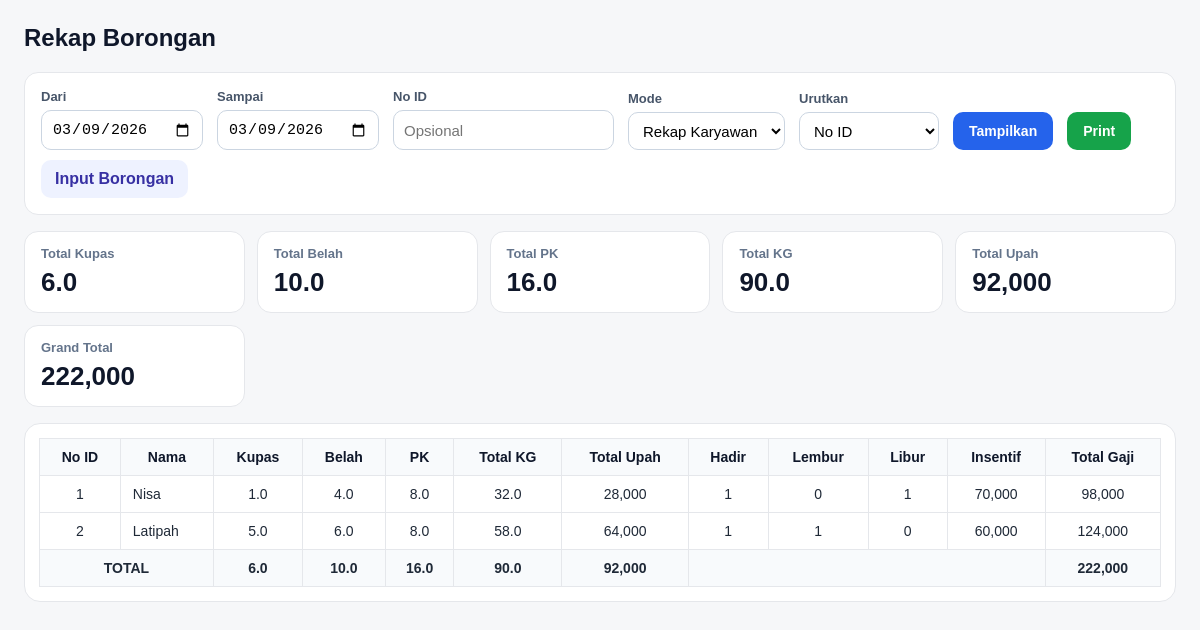
The page /karyawan/borongan/rekap on the database as committed earlier.
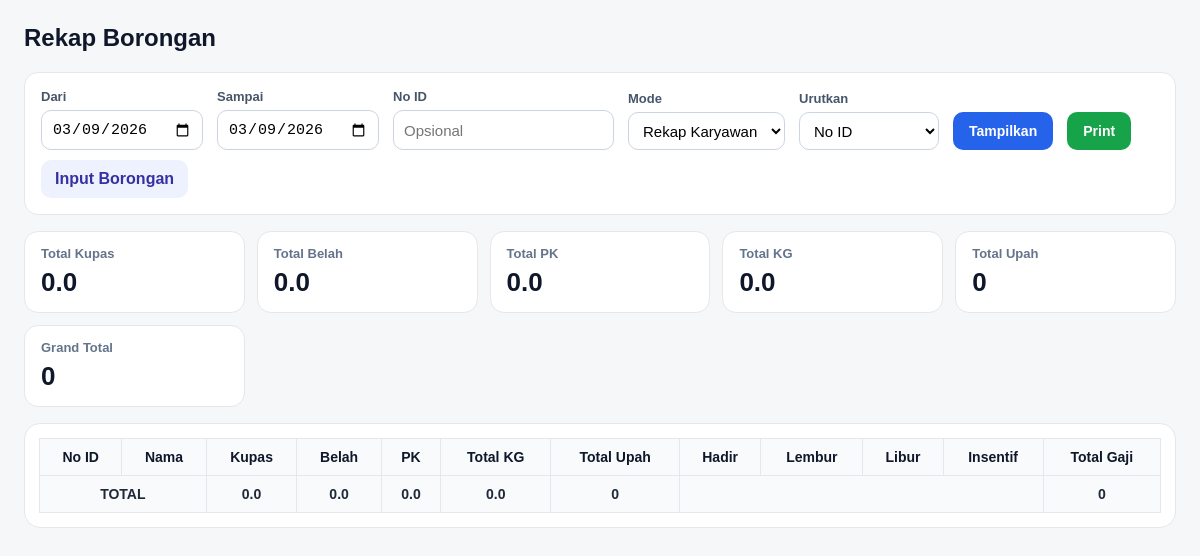
The same page on the database as committed later.
### tables this page shows
CREATE TABLE borongan_logs (
                        id INTEGER PRIMARY KEY AUTOINCREMENT,
                        tanggal TEXT NOT NULL,
                        no_id TEXT NOT NULL,
                        nama TEXT NOT NULL,
                    
                        kupas_xl_koin REAL NOT NULL DEFAULT 0,
                        kupas_l_koin REAL NOT NULL DEFAULT 0,
                        kupas_m_koin REAL NOT NULL DEFAULT 0,
                        kupas_s_koin REAL NOT NULL DEFAULT 0,
                    
                        belah_xl_koin REAL NOT NULL DEFAULT 0,
                        belah_l_koin REAL NOT NULL DEFAULT 0,
                        belah_m_koin REAL NOT NULL DEFAULT 0,
                        belah_s_koin REAL NOT NULL DEFAULT 0,
                    
                        pk_l_kg REAL NOT NULL DEFAULT 0,
                        pk_s_kg REAL NOT NULL DEFAULT 0,
                    
                        kupas_xl_kg REAL NOT NULL DEFAULT 0,
                        kupas_l_kg REAL NOT NULL DEFAULT 0,
                        kupas_m_kg REAL NOT NULL DEFAULT 0,
                        kupas_s_kg REAL NOT NULL DEFAULT 0,
                    
                        belah_xl_kg REAL NOT NULL DEFAULT 0,
                        belah_l_kg REAL NOT NULL DEFAULT 0,
                        belah_m_kg REAL NOT NULL DEFAULT 0,
                        belah_s_kg REAL NOT NULL DEFAULT 0,
                    
                        pk_l_kg_final REAL NOT NULL DEFAULT 0,
                        pk_s_kg_final REAL NOT NULL DEFAULT 0,
                    
                        rate_kupas_xl REAL NOT NULL DEFAULT 0,
                        rate_kupas_l REAL NOT NULL DEFAULT 0,
                        rate_kupas_m REAL NOT NULL DEFAULT 0,
                        rate_kupas_s REAL NOT NULL DEFAULT 0,
                    
                        rate_belah_xl REAL NOT NULL DEFAULT 0,
                        rate_belah_l REAL NOT NULL DEFAULT 0,
                        rate_belah_m REAL NOT NULL DEFAULT 0,
                        rate_belah_s REAL NOT NULL DEFAULT 0,
                    
                        rate_pk_l REAL NOT NULL DEFAULT 0,
                        rate_pk_s REAL NOT NULL DEFAULT 0,
                    
                        subtotal_kupas_xl REAL NOT NULL DEFAULT 0,
                        subtotal_kupas_l REAL NOT NULL DEFAULT 0,
                        subtotal_kupas_m REAL NOT NULL DEFAULT 0,
                        subtotal_kupas_s REAL NOT NULL DEFAULT 0,
                    
                        subtotal_belah_xl REAL NOT NULL DEFAULT 0,
                        subtotal_belah_l REAL NOT NULL DEFAULT 0,
                        subtotal_belah_m REAL NOT NULL DEFAULT 0,
                        subtotal_belah_s REAL NOT NULL DEFAULT 0,
                    
                        subtotal_pk_l REAL NOT NULL DEFAULT 0,
                        subtotal_pk_s REAL NOT NULL DEFAULT 0,
                    
                        total_kg REAL NOT NULL DEFAULT 0,
                        total_upah REAL NOT NULL DEFAULT 0,
                    
                        created_at TEXT NOT NULL DEFAULT CURRENT_TIMESTAMP,
                        updated_at TEXT NOT NULL DEFAULT CURRENT_TIMESTAMP, hadir INTEGER NOT NULL DEFAULT 0, hari_libur INTEGER NOT NULL DEFAULT 0, lembur INTEGER NOT NULL DEFAULT 0, insentif_kehadiran REAL NOT NULL DEFAULT 0, insentif_libur REAL NOT NULL DEFAULT 0, insentif_lembur REAL NOT NULL DEFAULT 0, total_insentif REAL NOT NULL DEFAULT 0, grand_total REAL NOT NULL DEFAULT 0,
                    
                        UNIQUE (tanggal, no_id)
                    );

### karyawan/routes.py (the view)
@karyawan_bp.route("/borongan/rekap")
def borongan_rekap():
    date_from = request.args.get("date_from")
    date_to = request.args.get("date_to")
    sort = request.args.get("sort", "no_id")
    mode = request.args.get("mode", "rekap")
    no_id = request.args.get("no_id", "").strip()
    if not date_from:
        date_from = date.today().isoformat()
    if not date_to:
        date_to = date_from
    conn = get_conn()
    if mode == "detail":
        order_map = {
            "no_id": "CAST(no_id AS INTEGER), no_id, tanggal",
            "nama": "nama, tanggal",
            "upah": "total_upah DESC, tanggal",
            "kg": "total_kg DESC, tanggal",
            "tanggal": "tanggal, CAST(no_id AS INTEGER), no_id"
        }
        order_by = order_map.get(sort, "CAST(no_id AS INTEGER), no_id, tanggal")
        sql = f"""
            SELECT
                tanggal,
                no_id,
                nama,
                (kupas_xl_koin + kupas_l_koin + kupas_m_koin + kupas_s_koin) AS total_kupas,
                (belah_xl_koin + belah_l_koin + belah_m_koin + belah_s_koin) AS total_belah,
                (pk_l_kg + pk_s_kg) AS total_pk,
                total_kg,
                total_upah,
                hadir,
                lembur,
                hari_libur,
                total_insentif,
                grand_total
            FROM borongan_logs
            WHERE tanggal BETWEEN ? AND ?
        """
        params = [date_from, date_to]
        if no_id:
            sql += " AND no_id = ?"
            params.append(no_id)
        sql += f" ORDER BY {order_by}"
        rows = conn.execute(sql, params).fetchall()
        summary = {
            "total_kupas": sum((r["total_kupas"] or 0) for r in rows),
            "total_belah": sum((r["total_belah"] or 0) for r in rows),
            "total_pk": sum((r["total_pk"] or 0) for r in rows),
            "total_kg": sum((r["total_kg"] or 0) for r in rows),
            "total_upah": sum((r["total_upah"] or 0) for r in rows),
            "total_insentif": sum((r["total_insentif"] or 0) for r in rows),
            "total_grand": sum((r["grand_total"] or 0) for r in rows),
        }
    else:
        order_map = {
            "no_id": "CAST(no_id AS INTEGER), no_id",
            "nama": "nama",
            "upah": "sum_total_upah DESC",
            "kg": "sum_total_kg DESC"
        }
        order_by = order_map.get(sort, "CAST(no_id AS INTEGER), no_id")
        sql = f"""
            SELECT
                no_id,
                nama,
                SUM(kupas_xl_koin) AS kupas_xl,
                SUM(kupas_l_koin) AS kupas_l,
                SUM(kupas_m_koin) AS kupas_m,
                SUM(kupas_s_koin) AS kupas_s,
                SUM(belah_xl_koin) AS belah_xl,
                SUM(belah_l_koin) AS belah_l,
                SUM(belah_m_koin) AS belah_m,
                SUM(belah_s_koin) AS belah_s,
                SUM(pk_l_kg) AS pk_l,
                SUM(pk_s_kg) AS pk_s,
                SUM(kupas_xl_koin + kupas_l_koin + kupas_m_koin + kupas_s_koin) AS sum_total_kupas,
                SUM(belah_xl_koin + belah_l_koin + belah_m_koin + belah_s_koin) AS sum_total_belah,
                SUM(pk_l_kg + pk_s_kg) AS sum_total_pk,
                SUM(total_kg) AS sum_total_kg,
                SUM(total_upah) AS sum_total_upah,
                SUM(hadir) AS sum_hadir,
                SUM(lembur) AS sum_lembur,
                SUM(hari_libur) AS sum_libur,
                SUM(insentif_kehadiran) AS sum_insentif_kehadiran,
                SUM(insentif_libur) AS sum_insentif_libur,
                SUM(insentif_lembur) AS sum_insentif_lembur,
                SUM(total_insentif) AS sum_insentif,
                SUM(grand_total) AS sum_grand_total
            FROM borongan_logs
            WHERE tanggal BETWEEN ? AND ?
        """
        params = [date_from, date_to]
        if no_id:
            sql += " AND no_id = ?"
            params.append(no_id)
        sql += f"""
            GROUP BY no_id, nama
            ORDER BY {order_by}
        """
        rows = conn.execute(sql, params).fetchall()
        summary = {
            "total_kupas": sum((r["sum_total_kupas"] or 0) for r in rows),
            "total_belah": sum((r["sum_total_belah"] or 0) for r in rows),
            "total_pk": sum((r["sum_total_pk"] or 0) for r in rows),
            "total_kg": sum((r["sum_total_kg"] or 0) for r in rows),
            "total_upah": sum((r["sum_total_upah"] or 0) for r in rows),
            "total_insentif": sum((r["sum_insentif"] or 0) for r in rows),
            "total_grand": sum((r["sum_grand_total"] or 0) for r in rows),
        }
    conn.close()
    return render_template(
        "karyawan/rekap_borongan.html",
        rows=rows,
        date_from=date_from,
        date_to=date_to,
        sort=sort,
        mode=mode,
        no_id=no_id,
        summary=summary
    )

### karyawan/templates/karyawan/rekap_borongan.html (shortened to what this page needs)
<!DOCTYPE html>
<html lang="id">
<head>
</head>
<body>
<div class="page">
    <h1>Rekap Borongan</h1>
    <form method="get" action="{{ url_for('karyawan.borongan_rekap') }}" class="toolbar">
        <div class="field">
            <label>Dari</label>
            <input type="date" name="date_from" value="{{ date_from }}">
        </div>
        <div class="field">
            <label>Sampai</label>
            <input type="date" name="date_to" value="{{ date_to }}">
        </div>
        <div class="field">
            <label>No ID</label>
            <input type="text" name="no_id" value="{{ no_id }}" placeholder="Opsional">
        </div>
      <div class="field">
    <label>Mode</label>
    <select name="mode">
        <option value="rekap" {{ 'selected' if mode == 'rekap' else '' }}>Rekap Karyawan</option>
    </select>
</div>
        <div class="field">
    <label>Urutkan</label>
    <select name="sort">
        <option value="no_id" {{ 'selected' if sort == 'no_id' else '' }}>No ID</option>
    </select>
</div>
        <button type="submit" class="btn btn-primary">Tampilkan</button>
        <button type="button" class="btn btn-print" onclick="window.print()">Print</button>
        <a href="{{ url_for('karyawan.borongan_index') }}" class="link-btn">Input Borongan</a>
    </form>
    <div class="summary-grid">
        <div class="summary-card">
            <div class="label">Total Kupas</div>
            <div class="value">{{ "%.1f"|format(summary.total_kupas or 0) }}</div>
        </div>
        <div class="summary-card">
            <div class="label">Total Belah</div>
            <div class="value">{{ "%.1f"|format(summary.total_belah or 0) }}</div>
        </div>
        <div class="summary-card">
            <div class="label">Total PK</div>
            <div class="value">{{ "%.1f"|format(summary.total_pk or 0) }}</div>
        </div>
        <div class="summary-card">
            <div class="label">Total KG</div>
            <div class="value">{{ "%.1f"|format(summary.total_kg or 0) }}</div>
        </div>
        <div class="summary-card">
            <div class="label">Total Upah</div>
            <div class="value">{{ "{:,.0f}".format(summary.total_upah or 0) }}</div>
        </div>
        <div class="summary-card">
            <div class="label">Grand Total</div>
            <div class="value">{{ "{:,.0f}".format(summary.total_grand or 0) }}</div>
        </div>
    </div>
    <div class="card">
        {% if mode == 'detail' %}
        <table>
            <thead>
                <tr>
                    <th>Tanggal</th>
                    <th>No ID</th>
                    <th>Nama</th>
                    <th>Kupas</th>
                    <th>Belah</th>
                    <th>PK</th>
                    <th>Total KG</th>
                    <th>Total Upah</th>
                    <th>Hadir</th>
                    <th>Lembur</th>
                    <th>Libur</th>
                    <th>Insentif</th>
                    <th>Grand Total</th>
                </tr>
            </thead>
            <tbody>
                {% for r in rows %}
                <tr>
                    <td>{{ r.tanggal }}</td>
                    <td>{{ r.no_id }}</td>
                    <td class="text-left">{{ r.nama }}</td>
                    <td>{{ "%.1f"|format(r.total_kupas or 0) }}</td>
                    <td>{{ "%.1f"|format(r.total_belah or 0) }}</td>
                    <td>{{ "%.1f"|format(r.total_pk or 0) }}</td>
                    <td>{{ "%.1f"|format(r.total_kg or 0) }}</td>
                    <td>{{ "{:,.0f}".format(r.total_upah or 0) }}</td>
                    <td>{{ r.hadir or 0 }}</td>
                    <td>{{ r.lembur or 0 }}</td>
                    <td>{{ r.hari_libur or 0 }}</td>
                    <td>{{ "{:,.0f}".format(r.insentif or 0) }}</td>
                    <td>{{ "{:,.0f}".format(r.grand_total or 0) }}</td>
                </tr>
                {% endfor %}
            </tbody>
            <tfoot>
                <tr>
                    <td colspan="3">TOTAL</td>
                    <td>{{ "%.1f"|format(summary.total_kupas or 0) }}</td>
                    <td>{{ "%.1f"|format(summary.total_belah or 0) }}</td>
                    <td>{{ "%.1f"|format(summary.total_pk or 0) }}</td>
                    <td>{{ "%.1f"|format(summary.total_kg or 0) }}</td>
                    <td>{{ "{:,.0f}".format(summary.total_upah or 0) }}</td>
                    <td colspan="4"></td>
                    <td>{{ "{:,.0f}".format(summary.total_grand or 0) }}</td>
                </tr>
            </tfoot>
        </table>
        {% else %}
        <table>
            <thead>
                <tr>
                    <th>No ID</th>
                    <th>Nama</th>
                    <th>Kupas</th>
                    <th>Belah</th>
                    <th>PK</th>
                    <th>Total KG</th>
                    <th>Total Upah</th>
                    <th>Hadir</th>
                    <th>Lembur</th>
                    <th>Libur</th>
                    <th>Insentif</th>
                    <th>Total Gaji</th>
                </tr>
            </thead>
            <tbody>
                {% for r in rows %}
                <tr>
                    <td>{{ r.no_id }}</td>
                    <td class="text-left">{{ r.nama }}</td>
                    <td>{{ "%.1f"|format(r.sum_total_kupas or 0) }}</td>
                    <td>{{ "%.1f"|format(r.sum_total_belah or 0) }}</td>
                    <td>{{ "%.1f"|format(r.sum_total_pk or 0) }}</td>
                    <td>{{ "%.1f"|format(r.sum_total_kg or 0) }}</td>
                    <td>{{ "{:,.0f}".format(r.sum_total_upah or 0) }}</td>
                    <td>{{ r.sum_hadir or 0 }}</td>
                    <td>{{ r.sum_lembur or 0 }}</td>
                    <td>{{ r.sum_libur or 0 }}</td>
                    <td>{{ "{:,.0f}".format(r.sum_insentif or 0) }}</td>
                    <td>{{ "{:,.0f}".format(r.sum_grand_total or 0) }}</td>
                </tr>
                {% endfor %}
            </tbody>
            <tfoot>
                <tr>
                    <td colspan="2">TOTAL</td>
                    <td>{{ "%.1f"|format(summary.total_kupas or 0) }}</td>
                    <td>{{ "%.1f"|format(summary.total_belah or 0) }}</td>
                    <td>{{ "%.1f"|format(summary.total_pk or 0) }}</td>
                    <td>{{ "%.1f"|format(summary.total_kg or 0) }}</td>
                    <td>{{ "{:,.0f}".format(summary.total_upah or 0) }}</td>
                    <td colspan="4"></td>
                    <td>{{ "{:,.0f}".format(summary.total_grand or 0) }}</td>
                </tr>
            </tfoot>
        </table>
        {% endif %}
    </div>
</div>
</body>
</html>

Rows that differ between the two databases and show on the page:
removed borongan_logs: no_id "1", nama "Nisa", kupas_xl_koin "1.0", sum_total_belah "4.0", sum_total_pk "8.0", total_kg "32.0", sum_total_upah "28,000", sum_hadir "1", lembur "0", sum_libur "1", sum_insentif "70,000", sum_grand_total "98,000"
removed borongan_logs: no_id "2", nama "Latipah", kupas_l_koin "5.0", belah_xl_koin "6.0", sum_total_pk "8.0", total_kg "58.0", sum_total_upah "64,000", sum_hadir "1", sum_lembur "1", hari_libur "0", sum_insentif "60,000", sum_grand_total "124,000"
Other text that changed with them:
{{ "%.1f"|format(summary.total_kupas or 0) }}: "6.0" → "0.0"
{{ "%.1f"|format(summary.total_belah or 0) }}: "10.0" → "0.0"
{{ "%.1f"|format(summary.total_pk or 0) }}: "16.0" → "0.0"
{{ "%.1f"|format(summary.total_kg or 0) }}: "90.0" → "0.0"
{{ "{:,.0f}".format(summary.total_upah or 0) }}: "92,000" → "0"
{{ "{:,.0f}".format(summary.total_grand or 0) }}: "222,000" → "0"
